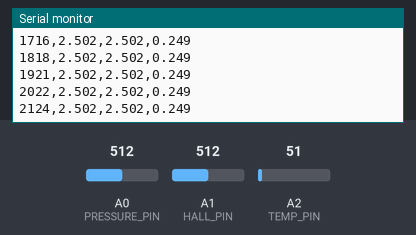
Simulated run of this sketch. Board: Arduino Uno, built with avr-gcc and run on an emulated ATmega328P. Shown: the last lines printed to the serial monitor. Inputs (shaded band) come from the test bench; at power-on: A2 (TEMP_PIN) = 51, A0 (PRESSURE_PIN) = 512, A1 (HALL_PIN) = 512.

Above: at 2.2 s.
2.3 s: A2 (TEMP_PIN) set to 61
At 2.33 s:
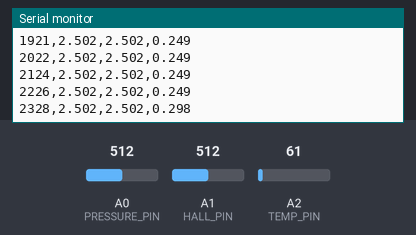
5.3 s: A0 (PRESSURE_PIN) set to 716
At 5.39 s:
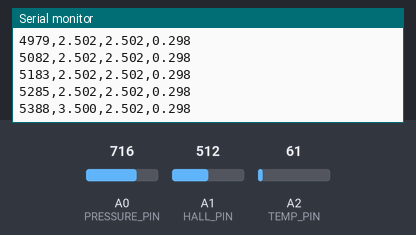
6.8 s: A1 (HALL_PIN) set to 716
At 6.82 s:
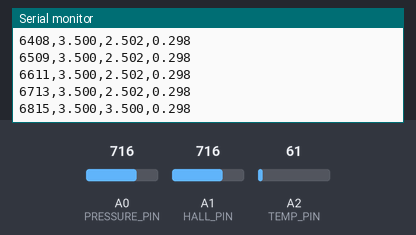
8.3 s: A2 (TEMP_PIN) set to 71
At 8.35 s:
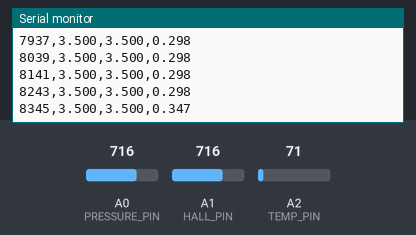
9.8 s: A0 (PRESSURE_PIN) set to 900
At 9.88 s:
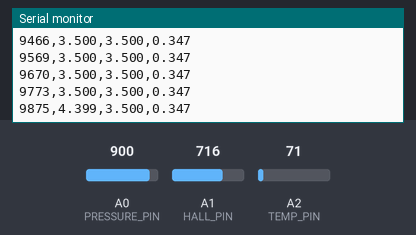
11.3 s: A1 (HALL_PIN) set to 900
At 11.31 s:
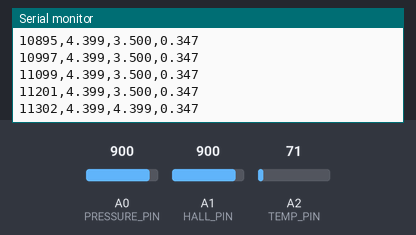
Timing chart, 0 to 13.8 s (numbered marks = the images above; inputs shaded):
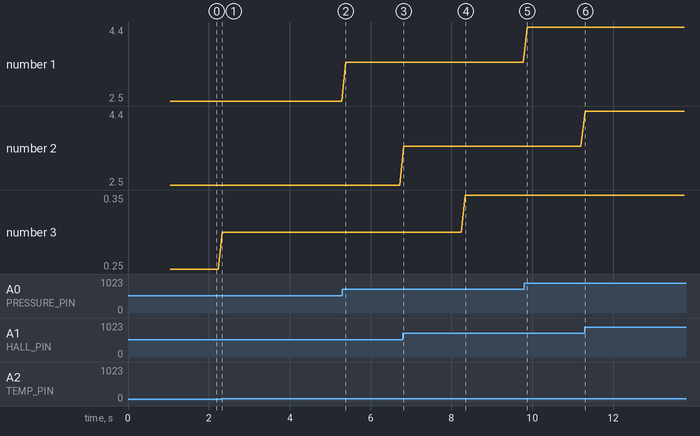

Measured:
- after the input at 2.3 s, the serial monitor: prints a new line at once (image 1)
- after the input at 5.3 s, the serial monitor: prints a new line after 0.09 s (image 2)
- after the input at 6.8 s, the serial monitor: prints a new line at once (image 3)
- after the input at 8.3 s, the serial monitor: prints a new line after 0.05 s (image 4)
- after the input at 9.8 s, the serial monitor: prints a new line after 0.08 s (image 5)
- after the input at 11.3 s, the serial monitor: prints a new line at once (image 6)
- plotted number 1: 2.5 → 3.5 after the input at 5.3 s, 3.5 → 4.4 after the input at 9.8 s
- plotted number 3: 0.25 → 0.3 after the input at 2.3 s, 0.3 → 0.35 after the input at 8.3 s

The sketch:

spheroid_chamber_sensors.INO
```cpp
// === Sensor Pins ===
const int PRESSURE_PIN = A0;
const int HALL_PIN     = A1;
const int TEMP_PIN     = A2;

// === Constants for Conversion ===
float analogToVoltage(int raw) {
  return raw * (5.0 / 1023.0);
}

void setup() {
  Serial.begin(9600);
  delay(1000);
  Serial.println("Timestamp(ms),Pressure(V),Magnetic(V),Temp(V)");
}

void loop() {
  unsigned long ts = millis();
  float p  = analogToVoltage(analogRead(PRESSURE_PIN));
  float m  = analogToVoltage(analogRead(HALL_PIN));
  float t  = analogToVoltage(analogRead(TEMP_PIN));

  Serial.print(ts); Serial.print(",");
  Serial.print(p, 3); Serial.print(",");
  Serial.print(m, 3); Serial.print(",");
  Serial.println(t, 3);

  delay(100);  // Log every 100 ms
}
```
